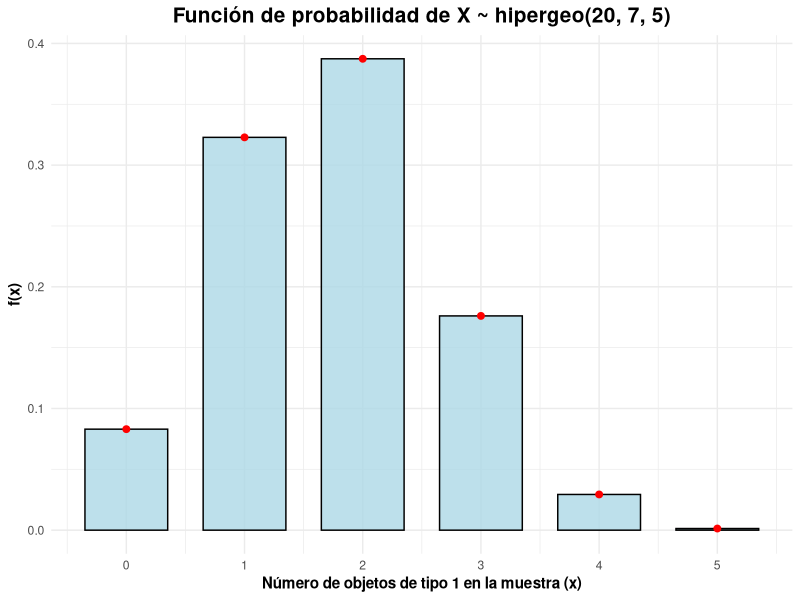
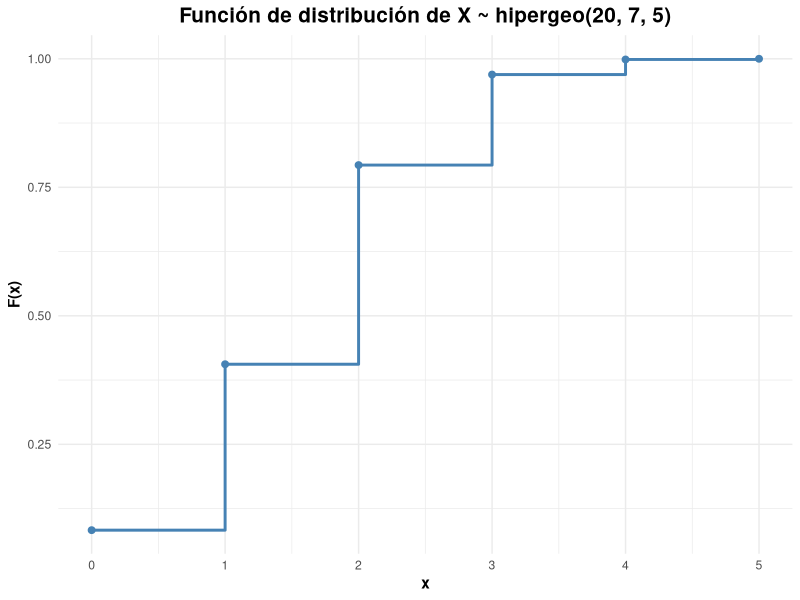
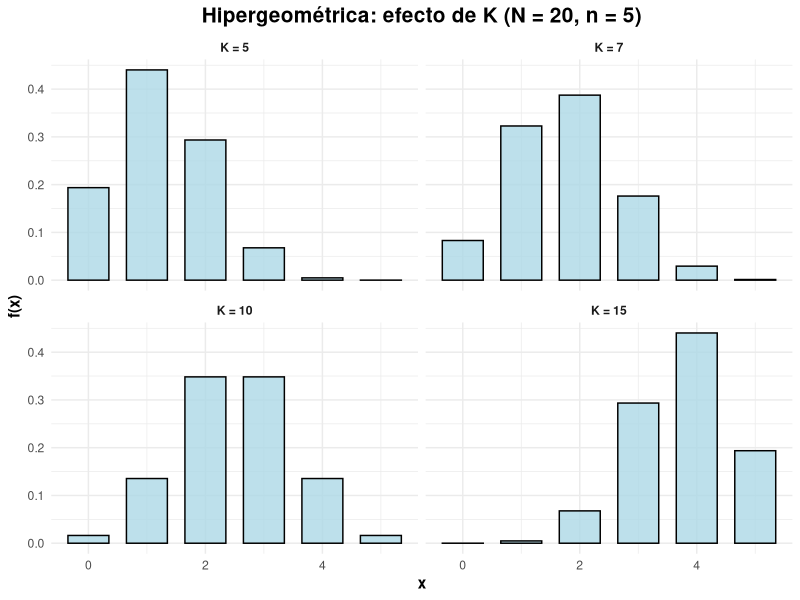
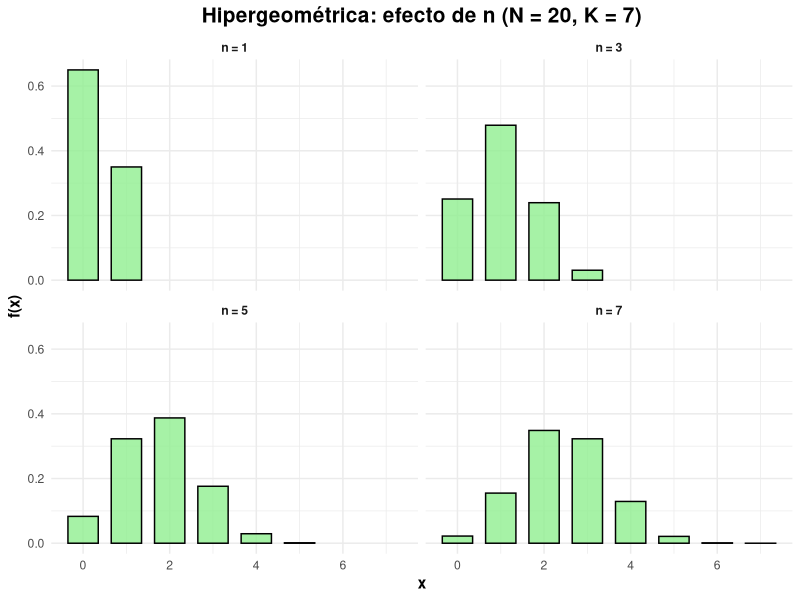
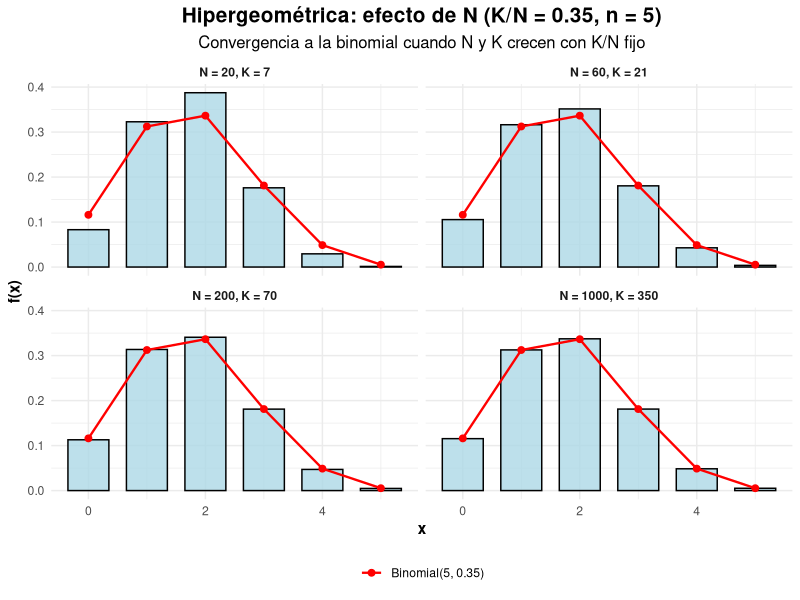
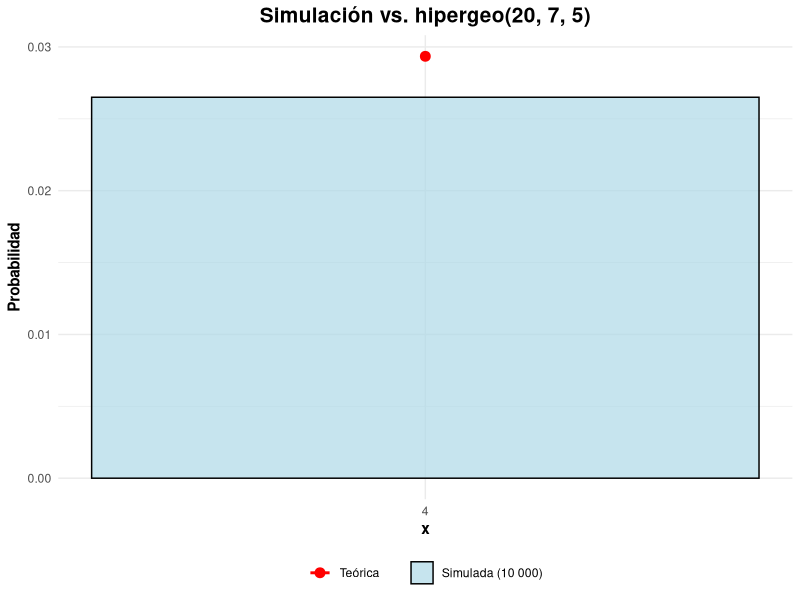
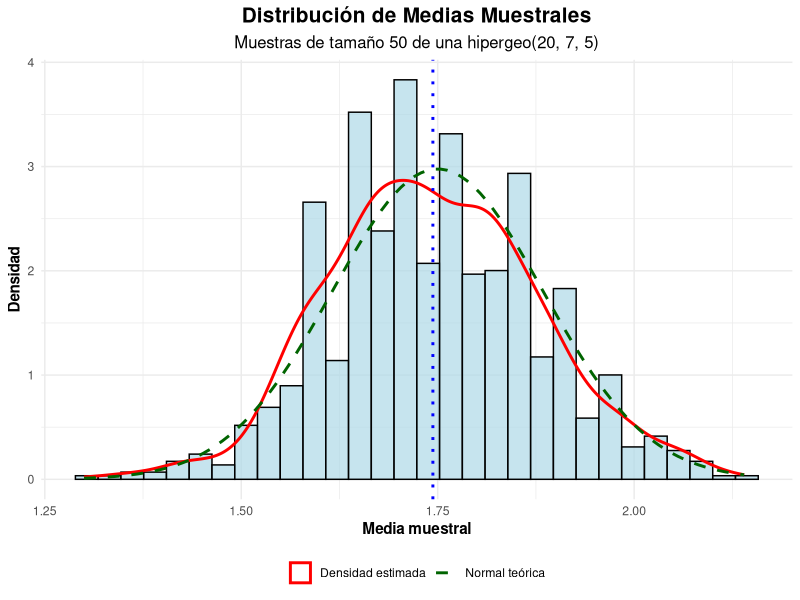
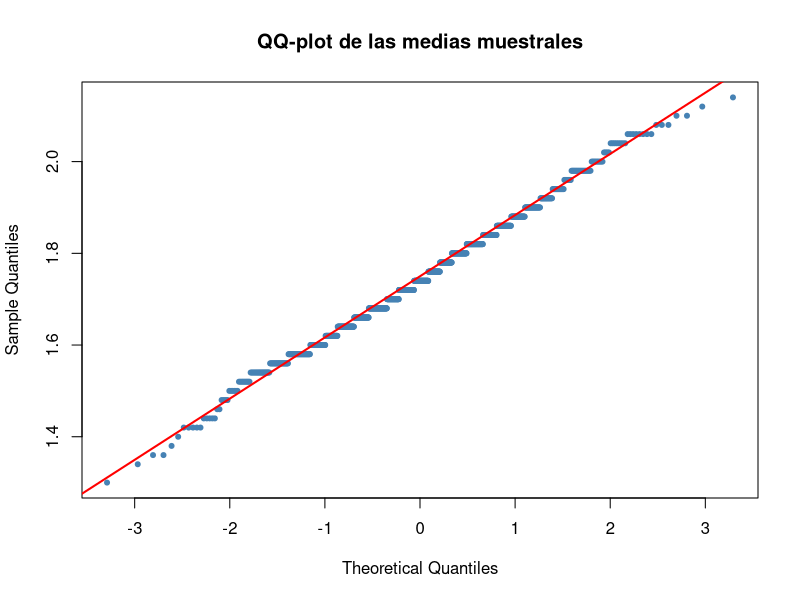

Generate these figures, in order, with R:
## ---- chunk 1
#| label: hiper-setup
library(ggplot2)

# Funciones con la notación del libro: hipergeo(N, K, n)
# R usa dhyper(x, K, N-K, n)
dhiper <- function(x, N, K, n) dhyper(x, K, N - K, n)
phiper <- function(x, N, K, n) phyper(x, K, N - K, n)
rhiper <- function(k, N, K, n) rhyper(k, K, N - K, n)

media_h <- function(N, K, n) n * K / N
var_h   <- function(N, K, n) n * (K / N) * ((N - K) / N) * (N - n) / (N - 1)

# Condición (3.5) del libro: n <= min(K, N - K)
cumple_35 <- function(N, K, n) n <= min(K, N - K)

# Data frame con f(x) y F(x) de un caso, soporte 0, 1, ..., n
pmf_df <- function(N, K, n, etiqueta) {
  stopifnot(cumple_35(N, K, n))
  x <- 0:n
  data.frame(x = x, prob = dhiper(x, N, K, n),
             acum = phiper(x, N, K, n), Caso = etiqueta)
}

# Tema común para los gráficos
tema <- theme_minimal() +
  theme(plot.title = element_text(size = 15, face = "bold", hjust = 0.5),
        plot.subtitle = element_text(size = 12, hjust = 0.5),
        axis.title = element_text(face = "bold"),
        strip.text = element_text(face = "bold"),
        legend.position = "bottom")
## ---- chunk 2
#| label: hiper-fdp
#| fig-width: 9
#| fig-height: 5
#| fig-align: "center"
N <- 20; K <- 7; n <- 5
cumple_35(N, K, n)               # TRUE: 5 <= min(7, 13)

base <- pmf_df(N, K, n, "base")
print(round(base[, c("x", "prob", "acum")], 7))

# Valores que muestra el libro
dhyper(3, 7, 13, 5)              # 0.1760836
phyper(3, 7, 13, 5)              # 0.9692982

ggplot(base, aes(x = x, y = prob)) +
  geom_col(fill = "lightblue", color = "black", alpha = 0.8, width = 0.7) +
  geom_point(color = "red", size = 2) +
  scale_x_continuous(breaks = base$x) +
  labs(title = "Función de probabilidad de X ~ hipergeo(20, 7, 5)",
       x = "Número de objetos de tipo 1 en la muestra (x)", y = "f(x)") +
  tema
## ---- chunk 3
#| label: hiper-fda
#| fig-width: 9
#| fig-height: 5
#| fig-align: "center"
ggplot(base, aes(x = x, y = acum)) +
  geom_step(color = "steelblue", linewidth = 1) +
  geom_point(color = "steelblue", size = 2) +
  scale_x_continuous(breaks = base$x) +
  labs(title = "Función de distribución de X ~ hipergeo(20, 7, 5)",
       x = "x", y = "F(x)") +
  tema
## ---- chunk 4
#| label: hiper-var-K
#| fig-width: 10
#| fig-height: 6
Ks <- c(5, 7, 10, 15)                      # todos cumplen n <= min(K, N-K)
dat_K <- do.call(rbind, lapply(Ks, function(k) pmf_df(20, k, 5, paste0("K = ", k))))
dat_K$Caso <- factor(dat_K$Caso, levels = paste0("K = ", Ks))

ggplot(dat_K, aes(x = x, y = prob)) +
  geom_col(fill = "lightblue", color = "black", alpha = 0.8, width = 0.7) +
  facet_wrap(~ Caso) +
  labs(title = "Hipergeométrica: efecto de K (N = 20, n = 5)", x = "x", y = "f(x)") +
  tema
## ---- chunk 5
#| label: hiper-var-n
#| fig-width: 10
#| fig-height: 6
ns <- c(1, 3, 5, 7)                        # n <= min(7, 13)
dat_n <- do.call(rbind, lapply(ns, function(nn) pmf_df(20, 7, nn, paste0("n = ", nn))))
dat_n$Caso <- factor(dat_n$Caso, levels = paste0("n = ", ns))

ggplot(dat_n, aes(x = x, y = prob)) +
  geom_col(fill = "lightgreen", color = "black", alpha = 0.8, width = 0.7) +
  facet_wrap(~ Caso) +
  labs(title = "Hipergeométrica: efecto de n (N = 20, K = 7)", x = "x", y = "f(x)") +
  tema
## ---- chunk 6
#| label: hiper-bernoulli
# n = 1: hipergeo(N, K, 1) = Ber(K/N)
rbind(hipergeo = dhiper(0:1, 20, 7, 1), Bernoulli = dbinom(0:1, 1, 7 / 20))
## ---- chunk 7
#| label: hiper-var-N
#| fig-width: 10
#| fig-height: 6
Ns <- c(20, 60, 200, 1000)
dat_N <- do.call(rbind, lapply(Ns, function(NN)
  pmf_df(NN, 0.35 * NN, 5, paste0("N = ", NN, ", K = ", 0.35 * NN))))
dat_N$Caso <- factor(dat_N$Caso, levels = unique(dat_N$Caso))
bin <- data.frame(x = 0:5, prob = dbinom(0:5, 5, 0.35))

ggplot(dat_N, aes(x = x, y = prob)) +
  geom_col(fill = "lightblue", color = "black", alpha = 0.8, width = 0.7) +
  geom_point(data = bin, aes(color = "Binomial(5, 0.35)"), size = 2) +
  geom_line(data = bin, aes(color = "Binomial(5, 0.35)"), linewidth = 0.8) +
  scale_color_manual(name = NULL, values = c("Binomial(5, 0.35)" = "red")) +
  facet_wrap(~ Caso) +
  labs(title = "Hipergeométrica: efecto de N (K/N = 0.35, n = 5)",
       subtitle = "Convergencia a la binomial cuando N y K crecen con K/N fijo",
       x = "x", y = "f(x)") +
  tema

# Máxima diferencia con la binomial para cada N
sapply(Ns, function(NN) max(abs(dhiper(0:5, NN, 0.35 * NN, 5) - dbinom(0:5, 5, 0.35))))
## ---- chunk 8
#| label: hiper-caracteristicas
x <- 0:n
E_def <- sum(x * dhiper(x, N, K, n))
V_def <- sum((x - E_def)^2 * dhiper(x, N, K, n))

data.frame(
  Medida     = c("Esperanza", "Varianza", "Desv. estándar"),
  Formula    = round(c(media_h(N, K, n), var_h(N, K, n), sqrt(var_h(N, K, n))), 4),
  Definicion = round(c(E_def, V_def, sqrt(V_def)), 4)
)

# Comparación con la binomial(n, K/N): misma media, menor varianza
data.frame(
  Distribucion = c("Hipergeométrica", "Binomial"),
  Media    = c(media_h(N, K, n), n * K / N),
  Varianza = round(c(var_h(N, K, n), n * (K / N) * (1 - K / N)), 4)
)
## ---- chunk 9
#| label: hiper-moda
# Fórmula iterativa: f(x+1) = (K-x)(n-x) / ((x+1)(N-K-n+x+1)) * f(x)
f_iter <- numeric(n + 1)
f_iter[1] <- dhiper(0, N, K, n)
for (x in 0:(n - 1)) {
  f_iter[x + 2] <- f_iter[x + 1] * (K - x) * (n - x) / ((x + 1) * (N - K - n + x + 1))
}
all.equal(f_iter, dhiper(0:n, N, K, n))

# Moda: x* = ceiling((K*n - N + K + n - 1) / (N + 2)) si no es entero
cota <- (K * n - N + K + n - 1) / (N + 2)
c(cota = cota, moda_formula = ceiling(cota), moda_real = which.max(dhiper(0:n, N, K, n)) - 1)
## ---- chunk 10
#| label: hiper-simulacion-libro
set.seed(123)
rhyper(25, 7, 13, 5)     # 25 valores de hipergeo(20, 7, 5)
## ---- chunk 11
#| label: hiper-simulacion
#| fig-width: 9
#| fig-height: 5
#| fig-align: "center"
set.seed(123)
Nsim <- 10000
sim <- rhiper(Nsim, N, K, n)

data.frame(
  Medida   = c("Esperanza", "Varianza", "Desv. estándar"),
  Teorico  = round(c(media_h(N, K, n), var_h(N, K, n), sqrt(var_h(N, K, n))), 4),
  Simulado = round(c(mean(sim), var(sim), sd(sim)), 4)
)

comp <- data.frame(
  x = x,
  Teorica  = dhiper(x, N, K, n),
  Simulada = as.numeric(table(factor(sim, levels = x))) / Nsim
)
print(round(comp, 4))

ggplot(comp, aes(x = x)) +
  geom_col(aes(y = Simulada, fill = "Simulada (10 000)"),
           color = "black", alpha = 0.7, width = 0.7) +
  geom_point(aes(y = Teorica, color = "Teórica"), size = 3) +
  geom_line(aes(y = Teorica, color = "Teórica"), linewidth = 1) +
  scale_fill_manual(name = NULL, values = c("Simulada (10 000)" = "lightblue")) +
  scale_color_manual(name = NULL, values = c("Teórica" = "red")) +
  scale_x_continuous(breaks = x) +
  labs(title = "Simulación vs. hipergeo(20, 7, 5)", x = "x", y = "Probabilidad") +
  tema
## ---- chunk 12
#| label: hiper-chisq
# Chi-cuadrado agrupando la cola (x >= 4) para evitar frecuencias esperadas pequeñas
obs <- c(sapply(0:3, function(v) sum(sim == v)), sum(sim >= 4))
pt  <- c(dhiper(0:3, N, K, n), 1 - phiper(3, N, K, n))
chisq.test(obs, p = pt)
## ---- chunk 13
#| label: hiper-ej344
# N = 100, K = 10, n = 5
p_compra <- phiper(1, 100, 10, 5)          # P(X <= 1)  ≈ 0.9231
p_compra

set.seed(123)
mean(rhiper(10000, 100, 10, 5) <= 1)       # por simulación
## ---- chunk 14
#| label: hiper-tcl
#| fig-width: 8
#| fig-height: 6
#| fig-align: "center"
#| fig-cap: "Verificación del Teorema Central del Límite (Hipergeométrica)"
set.seed(123)
k <- 1000
m <- 50

mu     <- media_h(N, K, n)
sigma2 <- var_h(N, K, n)
sd_med <- sqrt(sigma2 / m)

medias <- replicate(k, mean(rhiper(m, N, K, n)))

ggplot(data.frame(Medias = medias), aes(x = Medias)) +
  geom_histogram(aes(y = after_stat(density)), bins = 30,
                 fill = "lightblue", alpha = 0.7, color = "black") +
  geom_density(aes(color = "Densidad estimada"), linewidth = 1) +
  geom_function(fun = dnorm, args = list(mean = mu, sd = sd_med),
                aes(color = "Normal teórica"), linewidth = 1, linetype = "dashed") +
  geom_vline(xintercept = mean(medias), color = "blue",
             linetype = "dotted", linewidth = 1) +
  scale_color_manual(name = NULL,
                     values = c("Densidad estimada" = "red",
                                "Normal teórica" = "darkgreen")) +
  labs(title = "Distribución de Medias Muestrales",
       subtitle = paste("Muestras de tamaño", m, "de una hipergeo(20, 7, 5)"),
       x = "Media muestral", y = "Densidad") +
  tema
## ---- chunk 15
#| label: hiper-tcl-estadisticas
z <- (medias - mean(medias)) / sd(medias)

data.frame(
  Medida    = c("Media", "Varianza", "Desv. estándar", "Sesgo", "Exceso de curtosis"),
  Teorico   = c(mu, sigma2 / m, sd_med, 0, 0),
  Observado = round(c(mean(medias), var(medias), sd(medias), mean(z^3), mean(z^4) - 3), 4)
)

shapiro.test(medias)
suppressWarnings(ks.test(medias, "pnorm", mean = mu, sd = sd_med))
## ---- chunk 16
#| label: hiper-tcl-qq
#| fig-width: 6
#| fig-height: 5
qqnorm(medias, main = "QQ-plot de las medias muestrales", pch = 20, col = "steelblue")
qqline(medias, col = "red", lwd = 2)
## ---- chunk 17
#| label: hiper-tcl-exacta
# Convolución de dos vectores de probabilidad
conv <- function(a, b) {
  r <- numeric(length(a) + length(b) - 1)
  for (i in seq_along(a)) r[i:(i + length(b) - 1)] <- r[i:(i + length(b) - 1)] + a[i] * b
  r
}

pmf <- dhiper(0:n, N, K, n)
pmf_suma <- 1
for (i in 1:m) pmf_suma <- conv(pmf_suma, pmf)   # posición j  <->  suma = j - 1

# P(media <= 2)  <=>  P(suma <= 100)
q <- 2
exacta    <- sum(pmf_suma[1:(m * q + 1)])
normal    <- pnorm(q, mu, sd_med)
normal_cc <- pnorm((m * q + 0.5) / m, mu, sd_med)
simulada  <- mean(medias <= q)

data.frame(Metodo = c("Exacta (convolución)", "Normal (TCL)",
                      "Normal con corrección", "Simulación"),
           P_media_menor_igual_2 = round(c(exacta, normal, normal_cc, simulada), 4))
